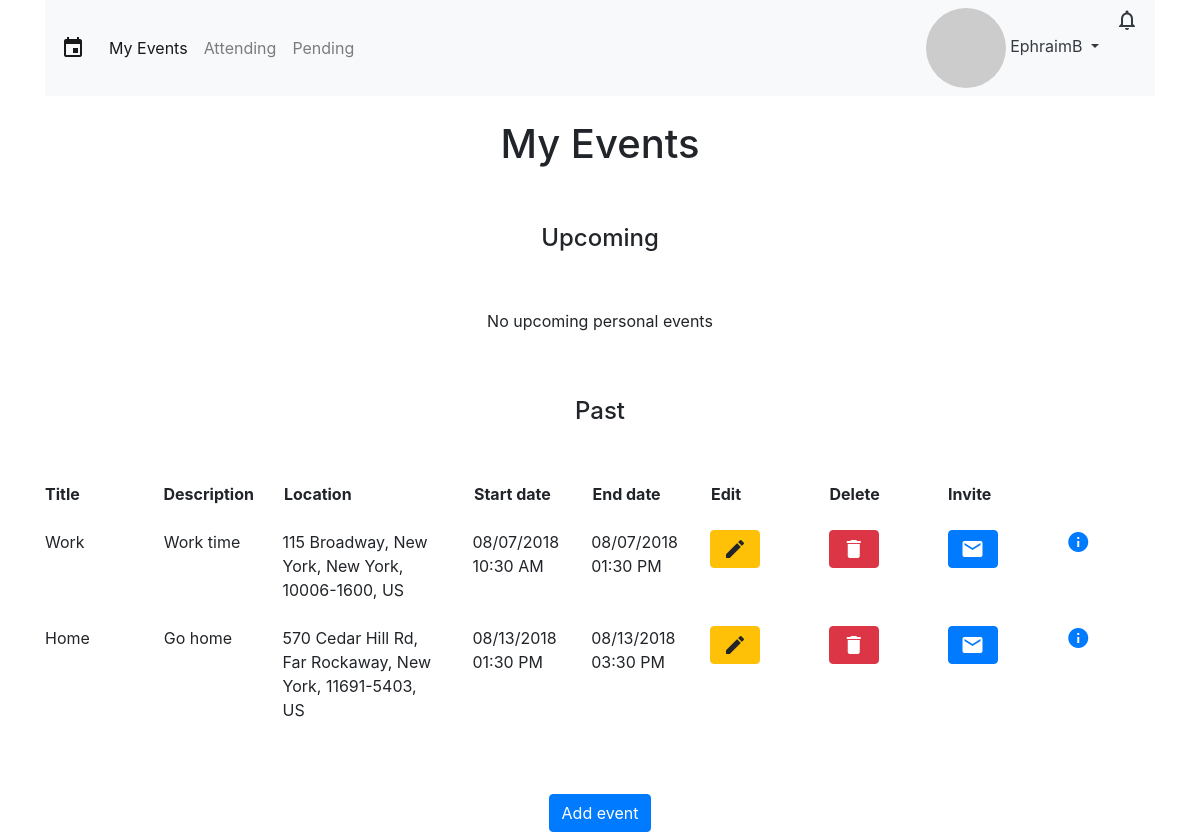
/index.php (signed in), run on an earlier commit of the app's database.
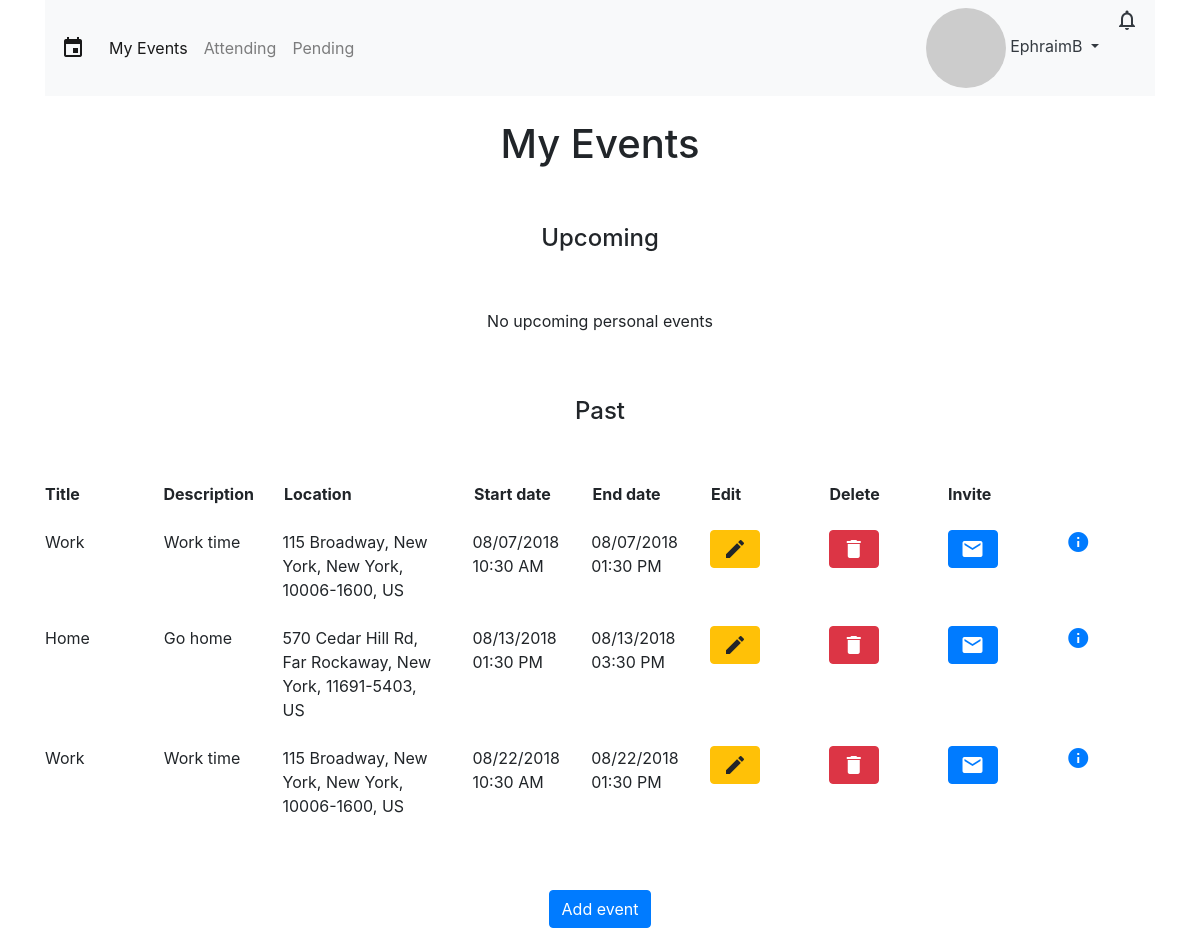
And on a later commit of the database.
### tables this page shows
CREATE TABLE `userevents` (
  `id` int(11) NOT NULL,
  `event_id` int(11) NOT NULL,
  `user_id` int(11) NOT NULL
);

CREATE TABLE `events` (
  `event_id` int(11) NOT NULL,
  `title` varchar(50) NOT NULL,
  `description` varchar(255) NOT NULL,
  `location` varchar(255) NOT NULL,
  `startDate` datetime NOT NULL,
  `endDate` datetime NOT NULL
);

### index.php (the view, shortened to what this page needs)
<?php
global $link;
$session_username = $_SESSION['username'];
$emailQuery = "SELECT email FROM users WHERE username='$session_username'";
$emailResult = mysqli_query($link, $emailQuery);
$email = mysqli_fetch_array($emailResult)[0];
$email_hash = md5(strtolower(trim($email)));
$session_user_id = $_SESSION['user_id'];
$upcomingQuery = "SELECT * FROM events LEFT OUTER JOIN userevents ON events.event_id=userevents.event_id LEFT OUTER JOIN users ON userevents.user_id=users.user_id WHERE userevents.user_id='$session_user_id' AND events.endDate >= NOW()";
$upcomingResult = mysqli_query($link, $upcomingQuery);
$passedQuery = "SELECT * FROM events LEFT OUTER JOIN userevents ON events.event_id=userevents.event_id LEFT OUTER JOIN users ON userevents.user_id=users.user_id WHERE userevents.user_id='$session_user_id' AND events.startDate <= NOW()";
$passedResult = mysqli_query($link, $passedQuery);
$notificationsCount_query = "SELECT COUNT(*) FROM notifications WHERE user_id='$session_user_id' AND cleared=0";
$notificationsCount_result = mysqli_query($link, $notificationsCount_query);
$notifications = mysqli_fetch_array($notificationsCount_result)[0];
$darkTheme_query = "SELECT darkTheme FROM users WHERE user_id='$session_user_id'";
$darkTheme_result = mysqli_query($link, $darkTheme_query);
$darkTheme = mysqli_fetch_array($darkTheme_result)[0];
?>
<!DOCTYPE html>
<html>
  <head>
    <link rel="stylesheet" href="https://stackpath.bootstrapcdn.com/bootstrap/4.1.1/css/bootstrap.min.css">
    <link rel="stylesheet" href="css/style.css">
  </head>
	<?php
	if($darkTheme == 0){
	?>
  <body>
	<?php
	}
	else if($darkTheme == 1){
	?>
	<body style="background-color: black; color: white">
	<?php
	}
	?>
    <div class="container">
			<?php
			if($darkTheme == 0){
			?>
      	<nav class="navbar navbar-expand-lg navbar-light bg-light">
			<?php
			}
			else if($darkTheme == 1){
			?>
				<nav class="navbar navbar-expand-lg navbar-dark bg-dark">
			<?php
			}
			?>
        <span class="navbar-brand mb-0 h1 material-icons">event</span>
        <div class="collapse navbar-collapse" id="navbarSupportedContent">
          <ul class="navbar-nav mr-auto">
            <li class="nav-item active">
              <a class="nav-link" href="index.php">My Events <span class="sr-only">(current)</span></a>
            </li>
						<li class="nav-item">
							<a class="nav-link" href="attending.php">Attending</a>
						</li>
						<li class="nav-item">
							<a class="nav-link" href="pending.php">Pending</a>
						</li>
          </ul>
          <ul class="navbar-nav mr-right">
            <div class="dropdown">
							<?php
							if($darkTheme == 0){
							?>
              	<a class="nav-item dropdown dropdown-toggle text-dark" href="#" role="button" id="dropdownMenuLink" data-toggle="dropdown" aria-haspopup="true" aria-expanded="false">
							<?php
							}
							else if($darkTheme == 1){
							?>
								<a class="nav-item dropdown dropdown-toggle text-white" href="#" role="button" id="dropdownMenuLink" data-toggle="dropdown" aria-haspopup="true" aria-expanded="false">
							<?php
							}
							?>
								<img class="align-middle circle-img" src="https://www.gravatar.com/avatar/<?php echo $email_hash ?>?s=30">&nbsp;<?php echo $_SESSION['username']; ?>
							</a>
            </div>
						<div class="dropdown">
							<?php
							if($notifications == 0){
								if($darkTheme == 0){
							?>
									<a class="nav-item dropdown text-dark material-icons" href="#" role="button" id="notificationsMenuLink" data-toggle="dropdown" aria-haspopup="true" aria-expanded="false">notifications_none</a>
								<?php
								}
								else if($darkTheme == 1){
								?>
									<a class="nav-item dropdown text-white material-icons" href="#" role="button" id="notificationsMenuLink" data-toggle="dropdown" aria-haspopup="true" aria-expanded="false">notifications_none</a>
								<?php
								}
								?>
							<?php
							}
							?>
						</div>
          </ul>
        </div>
      </nav>
      <br>
      <header>
        <h1 class="text-center">My Events</h1>
      </header>
      <main>
				<br>
				<br>
				<h4 class="text-center">Upcoming</h4>
				<?php
        if(mysqli_num_rows($upcomingResult) > 0){
        ?>
        <br>
				<br>
        <div class="row font-weight-bold mb-4">
          <div class="col-4 col-lg">Title</div>
          <div class="col-5 col-lg">Description</div>
          <div class="col-lg-2 d-none d-lg-block">Location</div>
          <div class="col-lg d-none d-lg-block">Start date</div>
          <div class="col-lg d-none d-lg-block">End date</div>
          <div class="col-lg d-none d-lg-block">Edit</div>
          <div class="col-lg d-none d-lg-block">Delete</div>
          <div class="col-lg d-none d-lg-block">Invite</div>
					<div class="col-lg d-none d-lg-block"></div>
        </div>
        <?php
        while($row = mysqli_fetch_array($upcomingResult)){
          $upcomingEvent_id = $row['event_id'];
          $upcomingUserEvents_id = $row['id'];
          $upcomingTitle = $row['title'];
          $upcomingDescription = $row['description'];
          $upcomingLocation = $row['location'];
          $upcomingStartDate = $row['startDate'];
          $upcomingStartDateFormatted = date("m/d/Y", strtotime($upcomingStartDate));
          $upcomingStartTimeFormatted = date("h:i A", strtotime($upcomingStartDate));
          $upcomingEndDate = $row['endDate'];
          $upcomingEndDateFormatted = date("m/d/Y", strtotime($upcomingEndDate));
          $upcomingEndTimeFormatted = date("h:i A", strtotime($upcomingEndDate));
          ?>
        <div class="row mb-4">
          <div class="col-4 col-lg"><?php echo $upcomingTitle ?></div>
          <div class="col-5 col-lg"><?php echo $upcomingDescription ?></div>
          <div class="col-lg-2 d-none d-lg-block"><?php echo $upcomingLocation ?></div>
          <div class="col-lg d-none d-lg-block"><?php echo $upcomingStartDateFormatted."<br>".$upcomingStartTimeFormatted ?></div>
          <div class="col-lg d-none d-lg-block"><?php echo $upcomingEndDateFormatted."<br>".$upcomingEndTimeFormatted ?></div>
          <div class="col-lg d-none d-lg-block"><a href="updateEvent.php?event_id=<?php echo $upcomingEvent_id ?>" class="btn btn-warning material-icons">edit</a></div>
          <div class="col-lg d-none d-lg-block"><a href="deleteEvent.php?event_id=<?php echo $upcomingEvent_id ?>&userEvents_id=<?php echo $upcomingUserEvents_id ?>" class="btn btn-danger material-icons">delete</a></div>
          <div class="col-lg d-none d-lg-block"><a href="invite.php?event_id=<?php echo $upcomingEvent_id ?>" class="btn btn-primary material-icons">mail</a></div>
          <div class="col-2 col-lg"><a href="moreInfo.php?event_id=<?php echo $upcomingEvent_id ?>&userEvents_id=<?php echo $upcomingUserEvents_id ?>&invitedEvent=false" class="material-icons">info</a></div>
        </div>
        <?php
          }
          }
          else{
            echo "
            <br>
            <br>
            <p class='text-lead text-center'>No upcoming personal events</p>";
          }
				echo '
				<br>
				<br>
				<h4 class="text-center">Past</h4>
				';
        if(mysqli_num_rows($passedResult) > 0){
        ?>
        <br>
				<br>
        <div class="row font-weight-bold mb-4">
          <div class="col-4 col-lg">Title</div>
          <div class="col-5 col-lg">Description</div>
          <div class="col-lg-2 d-none d-lg-block">Location</div>
          <div class="col-lg d-none d-lg-block">Start date</div>
          <div class="col-lg d-none d-lg-block">End date</div>
          <div class="col-lg d-none d-lg-block">Edit</div>
          <div class="col-lg d-none d-lg-block">Delete</div>
          <div class="col-lg d-none d-lg-block">Invite</div>
					<div class="col-lg d-none d-lg-block"></div>
        </div>
        <?php
        while($row = mysqli_fetch_array($passedResult)){
          $passedEvent_id = $row['event_id'];
          $passedUserEvents_id = $row['id'];
          $passedTitle = $row['title'];
          $passedDescription = $row['description'];
          $passedLocation = $row['location'];
          $passedStartDate = $row['startDate'];
          $passedStartDateFormatted = date("m/d/Y", strtotime($passedStartDate));
          $passedStartTimeFormatted = date("h:i A", strtotime($passedStartDate));
          $passedEndDate = $row['endDate'];
          $passedEndDateFormatted = date("m/d/Y", strtotime($passedEndDate));
          $passedEndTimeFormatted = date("h:i A", strtotime($passedEndDate));
          ?>
        <div class="row mb-4">
          <div class="col-4 col-lg"><?php echo $passedTitle ?></div>
          <div class="col-5 col-lg"><?php echo $passedDescription ?></div>
          <div class="col-lg-2 d-none d-lg-block"><?php echo $passedLocation ?></div>
          <div class="col-lg d-none d-lg-block"><?php echo $passedStartDateFormatted."<br>".$passedStartTimeFormatted ?></div>
          <div class="col-lg d-none d-lg-block"><?php echo $passedEndDateFormatted."<br>".$passedEndTimeFormatted ?></div>
          <div class="col-lg d-none d-lg-block"><a href="updateEvent.php?event_id=<?php echo $passedEvent_id ?>" class="btn btn-warning material-icons">edit</a></div>
          <div class="col-lg d-none d-lg-block"><a href="deleteEvent.php?event_id=<?php echo $passedEvent_id ?>&userEvents_id=<?php echo $passedUserEvents_id ?>" class="btn btn-danger material-icons">delete</a></div>
          <div class="col-lg d-none d-lg-block"><a href="invite.php?event_id=<?php echo $passedEvent_id ?>" class="btn btn-primary material-icons">mail</a></div>
          <div class="col-2 col-lg"><a href="moreInfo.php?event_id=<?php echo $passedEvent_id ?>&userEvents_id=<?php echo $passedUserEvents_id ?>&invitedEvent=false" class="material-icons">info</a></div>
        </div>
        <?php
          }
          }
          else{
            echo "
            <br>
            <br>
            <p class='text-lead text-center'>No past personal events</p>";
          }
        ?>
        <br>
        <br>
        <div class="text-center text-white">
          <a class="btn btn-primary" href="addEvent.php">Add event</a>
        </div>
      </main>
    </div>
  </body>
</html>

### css/style.css (style rules this page uses)
.circle-img { border-radius: 50%; }

What changed in the data, as far as the page shows it:
added userevents: event.title "Work", event.description "Work time", event.location "115 Broadway, New York, New York, 10006-1600, US", event.startDate "08/22/2018", event.startDate "10:30 AM", event.endDate "08/22/2018", event.endDate "01:30 PM"
